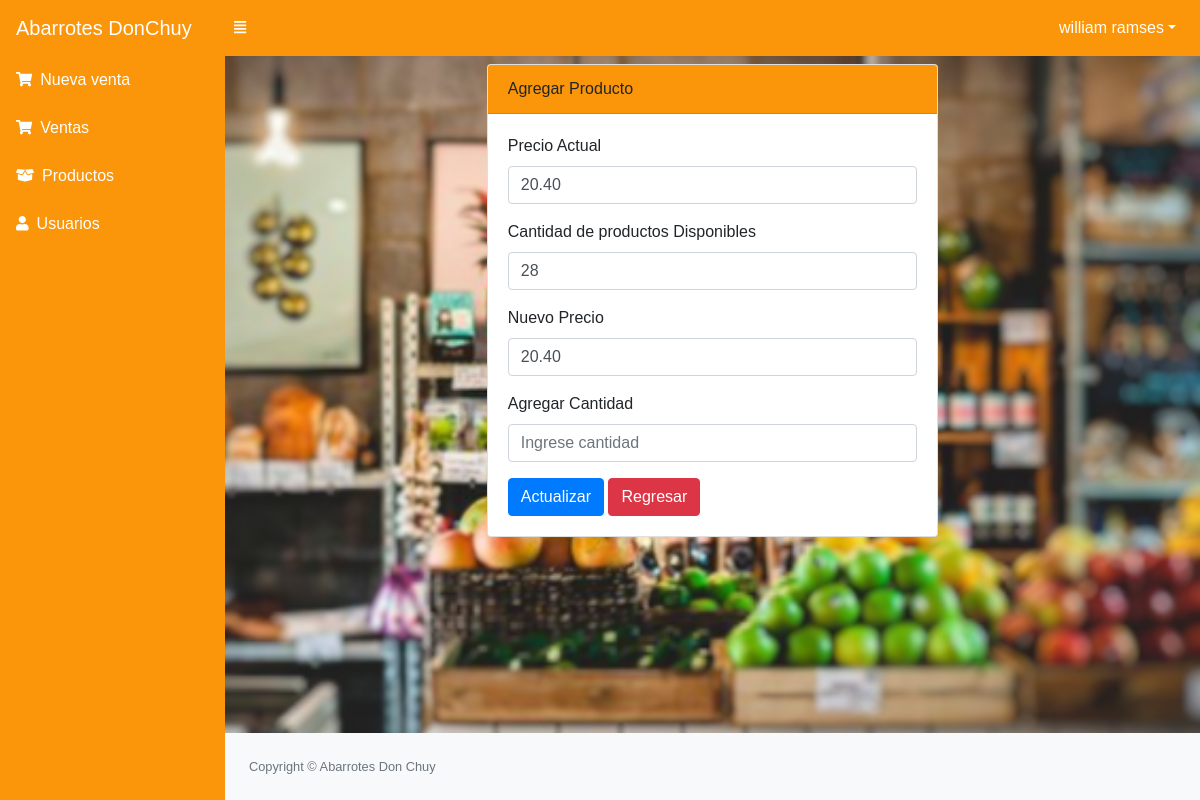
/src/agregar_producto.php?id=7 (signed in), run on an earlier commit of the app's database.
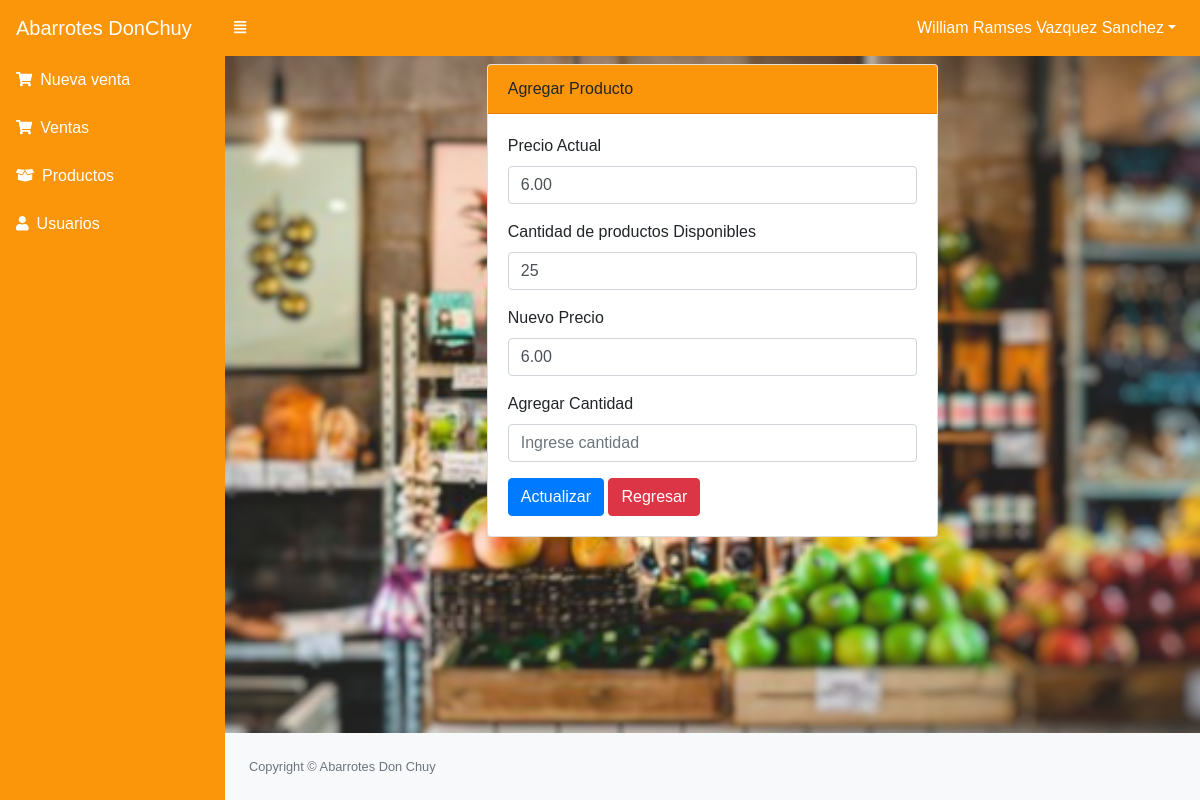
And on a later commit of the database.
### tables this page shows
CREATE TABLE `producto` (
  `codproducto` int(11) NOT NULL,
  `codigo` varchar(20) NOT NULL,
  `descripcion` varchar(200) NOT NULL,
  `precio` decimal(10,2) NOT NULL,
  `existencia` int(11) NOT NULL,
  `usuario_id` int(11) NOT NULL,
  `estado` int(11) NOT NULL DEFAULT 1
);

### src/agregar_producto.php (the view, shortened to what this page needs)
<?php
include_once "includes/header.php";
include "../conexion.php";
if (empty($_GET['id'])) {
    header("Location: productos.php");
} else {
    $id_producto = $_GET['id'];
    $consulta = mysqli_query($conexion, "SELECT * FROM producto WHERE codproducto = $id_producto");
    $data_producto = mysqli_fetch_assoc($consulta);
}
?>
<div class="row">
    <div class="col-lg-6 m-auto">
        <div class="card">
            <div class="card-header bg-primary">
                Agregar Producto
            </div>
            <div class="card-body">
                <form action="" method="post">
                    <div class="form-group">
                        <label for="precio">Precio Actual</label>
                        <input type="text" class="form-control" value="<?php echo $data_producto['precio']; ?>" required>
                    </div>
                    <div class="form-group">
                        <label for="precio">Cantidad de productos Disponibles</label>
                        <input type="number" class="form-control" value="<?php echo $data_producto['existencia']; ?>" required>
                    </div>
                    <div class="form-group">
                        <label for="precio">Nuevo Precio</label>
                        <input type="text" placeholder="Ingrese nombre del precio" name="precio" class="form-control" value="<?php echo $data_producto['precio']; ?>" required>
                    </div>
                    <div class="form-group">
                        <label for="cantidad">Agregar Cantidad</label>
                        <input type="number" placeholder="Ingrese cantidad" name="cantidad" id="cantidad" class="form-control" required>
                    </div>
                    <input type="submit" value="Actualizar" class="btn btn-primary">
                    <a href="productos.php" class="btn btn-danger">Regresar</a>
                </form>
            </div>
        </div>
    </div>
</div>
<?php include_once "includes/footer.php"; ?>

### src/includes/header.php (shortened to what this page needs)
<!DOCTYPE html>
<html lang="en">
<head>
    <link href="../assets/css/estilos.css" rel="stylesheet" />
    <link href="../assets/css/dataTables.bootstrap4.min.css" rel="stylesheet" />
    <link rel="stylesheet" href="../assets/js/jquery-ui/jquery-ui.min.css">
</head>
<body class="sb-nav-fixed">
    <nav class="sb-topnav navbar navbar-expand navbar-dark bg-dark">
        <a class="navbar-brand" href="index.php">Abarrotes DonChuy</a>
        <button class="btn btn-link btn-sm order-1 order-lg-0" id="sidebarToggle" href="#"><i class="fas fa-align-justify"></i></button>
        <ul class="navbar-nav ml-auto">
            <li class="nav-item dropdown">
                <a class="nav-link dropdown-toggle" id="userDropdown" href="#" role="button" data-toggle="dropdown" aria-haspopup="true" aria-expanded="false"><?php echo $_SESSION['nombre']?></a>
            </li>
        </ul>
    </nav>
    <div id="layoutSidenav">
        <div id="layoutSidenav_nav">
            <nav class="sb-sidenav accordion sb-sidenav-dark" id="sidenavAccordion">
                <div class="sb-sidenav-menu">
                    <div class="nav">
                        <a class="nav-link" href="ventas.php">
                            <div class="sb-nav-link-icon"><i class="fas fa-shopping-cart"></i></div>  Nueva venta
                        </a>
                        <a class="nav-link" href="lista_ventas.php">
                            <div class="sb-nav-link-icon"><i class="fas fa-shopping-cart"></i></div> Ventas
                        </a>
                        <a class="nav-link" href="productos.php">
                            <div class="sb-nav-link-icon"><i class="fas fa-box-open"></i></div>Productos
                        </a>
                        <a class="nav-link" href="usuarios.php">
                            <div class="sb-nav-link-icon"><i class="fas fa-user"></i></div> Usuarios
                        </a>
                    </div>
                </div>
            </nav>
        </div>
        <div id="layoutSidenav_content">
            <main>
                <div class="container-fluid mt-2">

What changed in the data, as far as the page shows it:
changed producto: precio "20.40" → "6.00"; existencia "28" → "25"
Also different on the page:
$_SESSION['nombre']: "william ramses" → "William Ramses Vazquez Sanchez"
